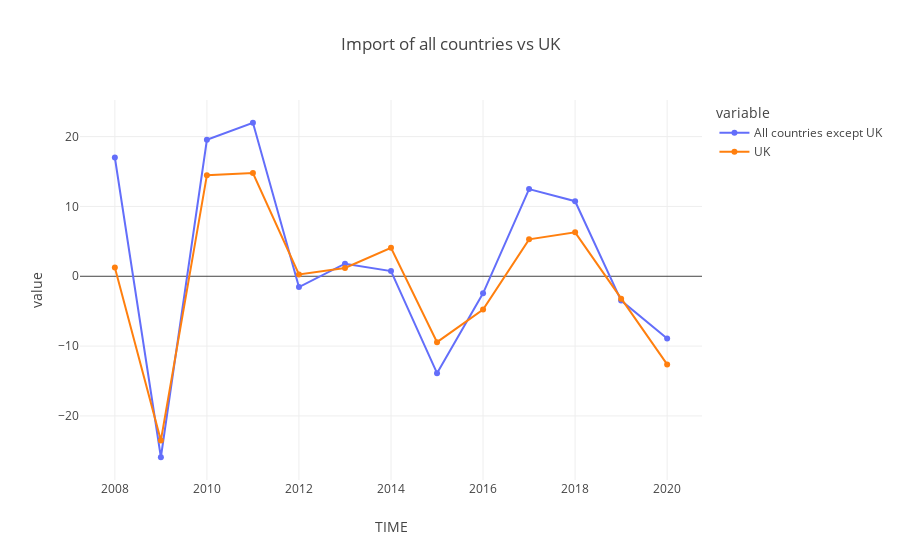

Notebook cell for this chart:
### Code cell
#dataframe: import all countries vs UK in percentage change, previous period

df_im_all_gbr = df_im_percent_all[(df_im_percent_all.LOCATION == 'GBR')]    #only data of UK
df_im_all_other = df_im_percent_all[(df_im_percent_all.LOCATION != 'GBR')]  #data of all countries except UK

#take the yearly average value of all other countries except UK
df_im_all_avg = df_im_all_other.groupby('TIME').mean()
df_im_all_avg = df_im_all_avg.rename(columns={'Value': 'All countries except UK'})

#plotting
fig_im_base_all = px.line(df_im_all_avg, title='Import of all countries vs UK', markers=True)
fig_im_base_all.add_scatter(x=df_im_all_gbr['TIME'], y=df_im_all_gbr['Value'], mode='lines+markers', name='UK')
fig_im_base_all.update_layout(template=None, autosize=False)

fig_im_base_all.show()

### Figure 1 — Plotly figure (JSON) as saved in the notebook; plotly's stock layout.template omitted (floating-point values rounded to 4 significant figures)
{"data": [{"hovertemplate": "variable=All countries except UK<br>TIME=%{x}<br>value=%{y}<extra></extra>", "legendgroup": "All countries except UK", "line": {"color": "#636efa", "dash": "solid"}, "marker": {"symbol": "circle"}, "mode": "lines+markers", "name": "All countries except UK", "orientation": "v", "showlegend": true, "type": "scatter", "x": [2008, 2009, 2010, 2011, 2012, 2013, 2014, 2015, 2016, 2017, 2018, 2019, 2020], "xaxis": "x", "y": [17.01, -25.92, 19.54, 21.99, -1.54, 1.805, 0.7372, -13.88, -2.442, 12.48, 10.75, -3.484, -8.899], "yaxis": "y"}, {"mode": "lines+markers", "name": "UK", "type": "scatter", "x": [2008, 2009, 2010, 2011, 2012, 2013, 2014, 2015, 2016, 2017, 2018, 2019, 2020], "y": [1.268, -23.51, 14.48, 14.79, 0.2599, 1.19, 4.068, -9.437, -4.766, 5.286, 6.294, -3.208, -12.62]}], "layout": {"autosize": false, "legend": {"title": {"text": "variable"}, "tracegroupgap": 0}, "title": {"text": "Import of all countries vs UK"}, "xaxis": {"anchor": "y", "domain": [0, 1], "title": {"text": "TIME"}}, "yaxis": {"anchor": "x", "domain": [0, 1], "title": {"text": "value"}}}}
